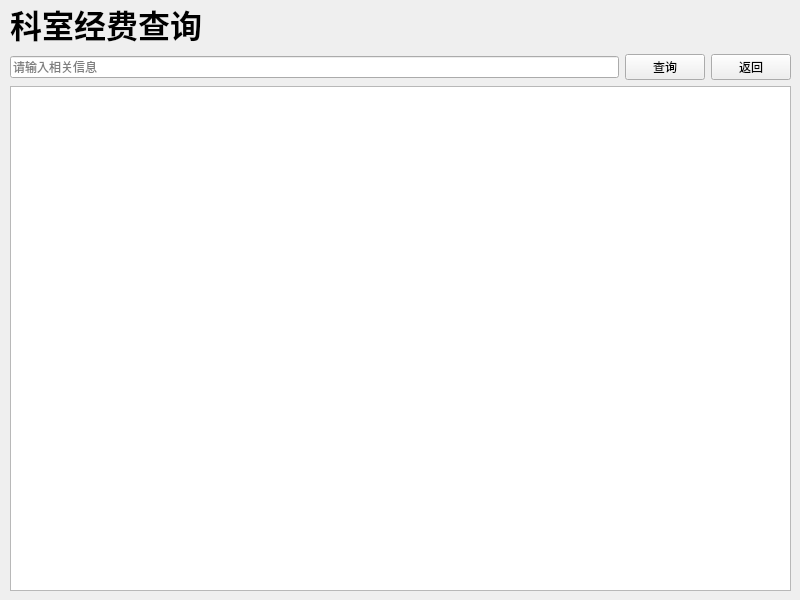
<?xml version="1.0" encoding="UTF-8"?>
<ui version="4.0">
 <class>instrument</class>
 <widget class="QWidget" name="instrument">
  <property name="geometry">
   <rect>
    <x>0</x>
    <y>0</y>
    <width>800</width>
    <height>600</height>
   </rect>
  </property>
  <property name="minimumSize">
   <size>
    <width>800</width>
    <height>600</height>
   </size>
  </property>
  <property name="maximumSize">
   <size>
    <width>800</width>
    <height>600</height>
   </size>
  </property>
  <property name="windowTitle">
   <string>查询系统</string>
  </property>
  <widget class="QWidget" name="">
   <property name="geometry">
    <rect>
     <x>10</x>
     <y>0</y>
     <width>781</width>
     <height>591</height>
    </rect>
   </property>
   <layout class="QGridLayout" name="gridLayout_2">
    <item row="0" column="0">
     <layout class="QGridLayout" name="gridLayout">
      <item row="1" column="0">
       <widget class="QLineEdit" name="lineEdit">
        <property name="placeholderText">
         <string>请输入相关信息</string>
        </property>
       </widget>
      </item>
      <item row="0" column="0">
       <widget class="QLabel" name="label">
        <property name="font">
         <font>
          <family>MS Sans Serif</family>
          <pointsize>24</pointsize>
          <weight>75</weight>
          <bold>true</bold>
         </font>
        </property>
        <property name="text">
         <string>科室经费查询</string>
        </property>
       </widget>
      </item>
      <item row="1" column="1">
       <widget class="QPushButton" name="pushButton">
        <property name="text">
         <string>查询</string>
        </property>
       </widget>
      </item>
      <item row="1" column="2">
       <widget class="QPushButton" name="pushButton_2">
        <property name="text">
         <string>返回</string>
        </property>
       </widget>
      </item>
     </layout>
    </item>
    <item row="1" column="0">
     <widget class="QTableView" name="tableView"/>
    </item>
   </layout>
  </widget>
 </widget>
 <resources/>
 <connections/>
</ui>
